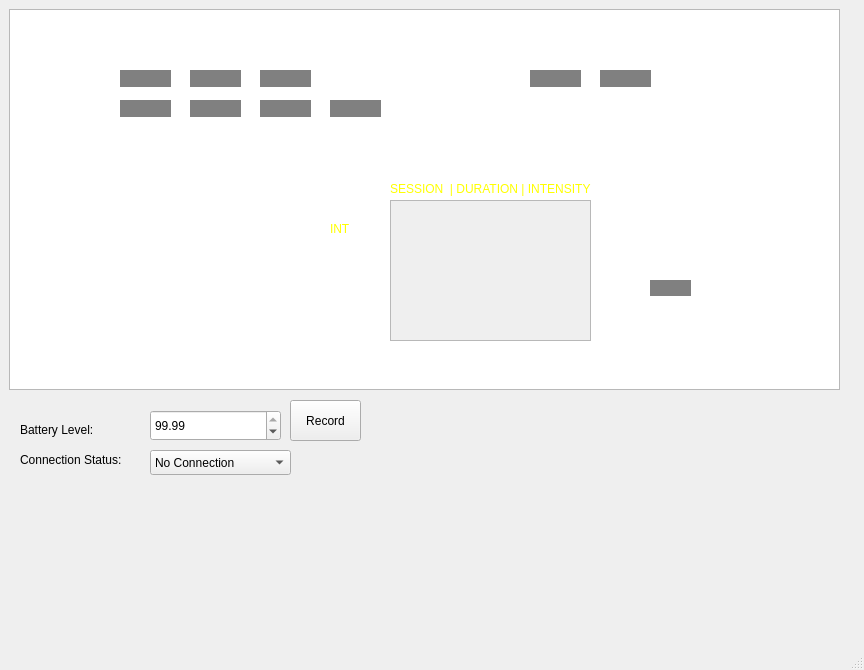
<?xml version="1.0" encoding="UTF-8"?>
<ui version="4.0">
 <class>MainWindow</class>
 <widget class="QMainWindow" name="MainWindow">
  <property name="enabled">
   <bool>true</bool>
  </property>
  <property name="geometry">
   <rect>
    <x>0</x>
    <y>0</y>
    <width>864</width>
    <height>670</height>
   </rect>
  </property>
  <property name="windowTitle">
   <string>MainWindow</string>
  </property>
  <widget class="QWidget" name="centralwidget">
   <widget class="QGraphicsView" name="graphicsView">
    <property name="geometry">
     <rect>
      <x>9</x>
      <y>9</y>
      <width>831</width>
      <height>381</height>
     </rect>
    </property>
    <property name="styleSheet">
     <string notr="true">border-image: url(:/res/scaffold.png);</string>
    </property>
   </widget>
   <widget class="QPushButton" name="selectButton">
    <property name="geometry">
     <rect>
      <x>120</x>
      <y>300</y>
      <width>81</width>
      <height>41</height>
     </rect>
    </property>
    <property name="cursor">
     <cursorShape>PointingHandCursor</cursorShape>
    </property>
    <property name="styleSheet">
     <string notr="true">QPushButton{
image: url(:/res/select-mod2.png);
border-radius: 20px;
}
QPushButton:pressed{
image: url(:/res/select-mod2-s.png);
}</string>
    </property>
    <property name="text">
     <string/>
    </property>
   </widget>
   <widget class="QLabel" name="INT">
    <property name="geometry">
     <rect>
      <x>330</x>
      <y>220</y>
      <width>31</width>
      <height>17</height>
     </rect>
    </property>
    <property name="styleSheet">
     <string notr="true">QLabel {
color : yellow;
}</string>
    </property>
    <property name="text">
     <string>INT</string>
    </property>
   </widget>
   <widget class="QPushButton" name="upButton">
    <property name="geometry">
     <rect>
      <x>300</x>
      <y>250</y>
      <width>81</width>
      <height>41</height>
     </rect>
    </property>
    <property name="cursor">
     <cursorShape>PointingHandCursor</cursorShape>
    </property>
    <property name="styleSheet">
     <string notr="true">QPushButton{
image: url(:/res/up.png);
border-radius: 20px;
}
QPushButton:pressed{
image: url(:/res/up-s.png);
}</string>
    </property>
    <property name="text">
     <string/>
    </property>
   </widget>
   <widget class="QPushButton" name="downButton">
    <property name="geometry">
     <rect>
      <x>300</x>
      <y>300</y>
      <width>81</width>
      <height>41</height>
     </rect>
    </property>
    <property name="cursor">
     <cursorShape>PointingHandCursor</cursorShape>
    </property>
    <property name="styleSheet">
     <string notr="true">QPushButton{
image: url(:/res/down.png);
border-radius: 20px;
}
QPushButton:pressed{
image: url(:/res/down-s.png);
}</string>
    </property>
    <property name="text">
     <string/>
    </property>
   </widget>
   <widget class="QPushButton" name="powerButton">
    <property name="geometry">
     <rect>
      <x>630</x>
      <y>300</y>
      <width>81</width>
      <height>41</height>
     </rect>
    </property>
    <property name="cursor">
     <cursorShape>PointingHandCursor</cursorShape>
    </property>
    <property name="styleSheet">
     <string notr="true">QPushButton{
image: url(:/res/power.png);
border-radius: 20px;
}
QPushButton:pressed{
image: url(:/res/power-s.png);
}</string>
    </property>
    <property name="text">
     <string/>
    </property>
   </widget>
   <widget class="QLabel" name="LED">
    <property name="geometry">
     <rect>
      <x>650</x>
      <y>280</y>
      <width>41</width>
      <height>16</height>
     </rect>
    </property>
    <property name="styleSheet">
     <string notr="true">QLabel {
background-color : grey;
}</string>
    </property>
    <property name="text">
     <string/>
    </property>
   </widget>
   <widget class="QLabel" name="G1">
    <property name="geometry">
     <rect>
      <x>120</x>
      <y>70</y>
      <width>51</width>
      <height>17</height>
     </rect>
    </property>
    <property name="styleSheet">
     <string notr="true">QLabel {
image: url(:/res/thirty.png);
background-color : grey;
}</string>
    </property>
    <property name="text">
     <string/>
    </property>
   </widget>
   <widget class="QLabel" name="G2">
    <property name="geometry">
     <rect>
      <x>190</x>
      <y>70</y>
      <width>51</width>
      <height>17</height>
     </rect>
    </property>
    <property name="styleSheet">
     <string notr="true">QLabel {
image: url(:/res/fortyfive.png);
background-color : grey;
}</string>
    </property>
    <property name="text">
     <string/>
    </property>
   </widget>
   <widget class="QLabel" name="G3">
    <property name="geometry">
     <rect>
      <x>260</x>
      <y>70</y>
      <width>51</width>
      <height>17</height>
     </rect>
    </property>
    <property name="styleSheet">
     <string notr="true">QLabel {
image: url(:/res/userdef.png);
background-color : grey;
}</string>
    </property>
    <property name="text">
     <string/>
    </property>
   </widget>
   <widget class="QLabel" name="S1">
    <property name="geometry">
     <rect>
      <x>120</x>
      <y>100</y>
      <width>51</width>
      <height>17</height>
     </rect>
    </property>
    <property name="styleSheet">
     <string notr="true">QLabel {
image: url(:/res/alpha.png);
background-color : grey;
}</string>
    </property>
    <property name="text">
     <string/>
    </property>
   </widget>
   <widget class="QLabel" name="S2">
    <property name="geometry">
     <rect>
      <x>190</x>
      <y>100</y>
      <width>51</width>
      <height>17</height>
     </rect>
    </property>
    <property name="styleSheet">
     <string notr="true">QLabel {
image: url(:/res/delta.png);
background-color : grey;
}</string>
    </property>
    <property name="text">
     <string/>
    </property>
   </widget>
   <widget class="QLabel" name="S3">
    <property name="geometry">
     <rect>
      <x>260</x>
      <y>100</y>
      <width>51</width>
      <height>17</height>
     </rect>
    </property>
    <property name="styleSheet">
     <string notr="true">QLabel {
image: url(:/res/theta.png);
background-color : grey;
}</string>
    </property>
    <property name="text">
     <string/>
    </property>
   </widget>
   <widget class="QLabel" name="S4">
    <property name="geometry">
     <rect>
      <x>330</x>
      <y>100</y>
      <width>51</width>
      <height>17</height>
     </rect>
    </property>
    <property name="styleSheet">
     <string notr="true">QLabel {
image: url(:/res/met.png);
background-color : grey;
}</string>
    </property>
    <property name="text">
     <string/>
    </property>
   </widget>
   <widget class="QLabel" name="IL1">
    <property name="geometry">
     <rect>
      <x>220</x>
      <y>320</y>
      <width>51</width>
      <height>17</height>
     </rect>
    </property>
    <property name="styleSheet">
     <string notr="true">QLabel {
image: url(:/res/one.png);
background-color : white;
}</string>
    </property>
    <property name="text">
     <string/>
    </property>
   </widget>
   <widget class="QLabel" name="IL2">
    <property name="geometry">
     <rect>
      <x>220</x>
      <y>300</y>
      <width>51</width>
      <height>17</height>
     </rect>
    </property>
    <property name="styleSheet">
     <string notr="true">QLabel {
image: url(:/res/two.png);
background-color : white;
}</string>
    </property>
    <property name="text">
     <string/>
    </property>
   </widget>
   <widget class="QLabel" name="IL4">
    <property name="geometry">
     <rect>
      <x>220</x>
      <y>260</y>
      <width>51</width>
      <height>17</height>
     </rect>
    </property>
    <property name="styleSheet">
     <string notr="true">QLabel {
image: url(:/res/four.png);
background-color : white;
}</string>
    </property>
    <property name="text">
     <string/>
    </property>
   </widget>
   <widget class="QLabel" name="IL3">
    <property name="geometry">
     <rect>
      <x>220</x>
      <y>280</y>
      <width>51</width>
      <height>17</height>
     </rect>
    </property>
    <property name="styleSheet">
     <string notr="true">QLabel {
image: url(:/res/three.png);
background-color : white;
}</string>
    </property>
    <property name="text">
     <string/>
    </property>
   </widget>
   <widget class="QLabel" name="IL6">
    <property name="geometry">
     <rect>
      <x>220</x>
      <y>220</y>
      <width>51</width>
      <height>17</height>
     </rect>
    </property>
    <property name="styleSheet">
     <string notr="true">QLabel {
image: url(:/res/six.png);
background-color : white;
}</string>
    </property>
    <property name="text">
     <string/>
    </property>
   </widget>
   <widget class="QLabel" name="IL8">
    <property name="geometry">
     <rect>
      <x>220</x>
      <y>180</y>
      <width>51</width>
      <height>17</height>
     </rect>
    </property>
    <property name="styleSheet">
     <string notr="true">QLabel {
image: url(:/res/eight.png);
background-color : white;
}</string>
    </property>
    <property name="text">
     <string/>
    </property>
   </widget>
   <widget class="QLabel" name="IL5">
    <property name="geometry">
     <rect>
      <x>220</x>
      <y>240</y>
      <width>51</width>
      <height>17</height>
     </rect>
    </property>
    <property name="styleSheet">
     <string notr="true">QLabel {
image: url(:/res/five.png);
background-color : white;
}</string>
    </property>
    <property name="text">
     <string/>
    </property>
   </widget>
   <widget class="QLabel" name="IL7">
    <property name="geometry">
     <rect>
      <x>220</x>
      <y>200</y>
      <width>51</width>
      <height>17</height>
     </rect>
    </property>
    <property name="styleSheet">
     <string notr="true">QLabel {
image: url(:/res/seven.png);
background-color : white;
}</string>
    </property>
    <property name="text">
     <string/>
    </property>
   </widget>
   <widget class="QLabel" name="MESL">
    <property name="geometry">
     <rect>
      <x>530</x>
      <y>70</y>
      <width>51</width>
      <height>17</height>
     </rect>
    </property>
    <property name="styleSheet">
     <string notr="true">QLabel {
image: url(:/res/MES-L.png);
background-color : grey;
}</string>
    </property>
    <property name="text">
     <string/>
    </property>
   </widget>
   <widget class="QLabel" name="MESR">
    <property name="geometry">
     <rect>
      <x>600</x>
      <y>70</y>
      <width>51</width>
      <height>17</height>
     </rect>
    </property>
    <property name="styleSheet">
     <string notr="true">QLabel {
image: url(:/res/MES-R.png);
background-color : grey;
}</string>
    </property>
    <property name="text">
     <string/>
    </property>
   </widget>
   <widget class="QLabel" name="Right">
    <property name="geometry">
     <rect>
      <x>620</x>
      <y>90</y>
      <width>31</width>
      <height>21</height>
     </rect>
    </property>
    <property name="styleSheet">
     <string notr="true">QLabel {
color : white;
}</string>
    </property>
    <property name="text">
     <string>R</string>
    </property>
   </widget>
   <widget class="QLabel" name="Left">
    <property name="geometry">
     <rect>
      <x>550</x>
      <y>90</y>
      <width>31</width>
      <height>21</height>
     </rect>
    </property>
    <property name="styleSheet">
     <string notr="true">QLabel {
color : white;
}</string>
    </property>
    <property name="text">
     <string>L</string>
    </property>
   </widget>
   <widget class="QPushButton" name="changeGroupButton">
    <property name="geometry">
     <rect>
      <x>120</x>
      <y>250</y>
      <width>81</width>
      <height>41</height>
     </rect>
    </property>
    <property name="cursor">
     <cursorShape>PointingHandCursor</cursorShape>
    </property>
    <property name="styleSheet">
     <string notr="true">QPushButton{
image: url(:/res/group.png);
border-radius: 20px;
}
QPushButton:pressed{
image: url(:/res/group-s.png);
}</string>
    </property>
    <property name="text">
     <string/>
    </property>
   </widget>
   <widget class="QDoubleSpinBox" name="batdoubleSpinBox">
    <property name="geometry">
     <rect>
      <x>150</x>
      <y>410</y>
      <width>131</width>
      <height>31</height>
     </rect>
    </property>
    <property name="value">
     <double>99.989999999999995</double>
    </property>
   </widget>
   <widget class="QLabel" name="Batlabel">
    <property name="geometry">
     <rect>
      <x>20</x>
      <y>420</y>
      <width>91</width>
      <height>20</height>
     </rect>
    </property>
    <property name="text">
     <string>Battery Level:</string>
    </property>
   </widget>
   <widget class="QLabel" name="Conlabel">
    <property name="geometry">
     <rect>
      <x>20</x>
      <y>450</y>
      <width>111</width>
      <height>20</height>
     </rect>
    </property>
    <property name="text">
     <string>Connection Status:</string>
    </property>
   </widget>
   <widget class="QComboBox" name="concomboBox">
    <property name="geometry">
     <rect>
      <x>150</x>
      <y>450</y>
      <width>141</width>
      <height>25</height>
     </rect>
    </property>
    <item>
     <property name="text">
      <string>No Connection</string>
     </property>
    </item>
    <item>
     <property name="text">
      <string>Okay Connection</string>
     </property>
    </item>
    <item>
     <property name="text">
      <string>Excellent Connection</string>
     </property>
    </item>
   </widget>
   <widget class="QPushButton" name="recordButton">
    <property name="enabled">
     <bool>true</bool>
    </property>
    <property name="geometry">
     <rect>
      <x>290</x>
      <y>400</y>
      <width>71</width>
      <height>41</height>
     </rect>
    </property>
    <property name="styleSheet">
     <string notr="true"/>
    </property>
    <property name="text">
     <string>Record</string>
    </property>
    <property name="iconSize">
     <size>
      <width>26</width>
      <height>39</height>
     </size>
    </property>
    <property name="flat">
     <bool>false</bool>
    </property>
   </widget>
   <widget class="QListWidget" name="historyList">
    <property name="enabled">
     <bool>false</bool>
    </property>
    <property name="geometry">
     <rect>
      <x>390</x>
      <y>200</y>
      <width>201</width>
      <height>141</height>
     </rect>
    </property>
   </widget>
   <widget class="QLabel" name="titleLabel">
    <property name="geometry">
     <rect>
      <x>390</x>
      <y>180</y>
      <width>201</width>
      <height>17</height>
     </rect>
    </property>
    <property name="styleSheet">
     <string notr="true">QLabel {
color : yellow;
}</string>
    </property>
    <property name="text">
     <string>SESSION  | DURATION | INTENSITY</string>
    </property>
   </widget>
   <widget class="QLabel" name="recordingLabel">
    <property name="enabled">
     <bool>false</bool>
    </property>
    <property name="geometry">
     <rect>
      <x>600</x>
      <y>200</y>
      <width>21</width>
      <height>21</height>
     </rect>
    </property>
    <property name="text">
     <string/>
    </property>
    <property name="pixmap">
     <pixmap resource="resource.qrc">:/res/rec.png</pixmap>
    </property>
    <property name="scaledContents">
     <bool>true</bool>
    </property>
   </widget>
   <widget class="QLabel" name="sessionOnLebel">
    <property name="geometry">
     <rect>
      <x>130</x>
      <y>210</y>
      <width>71</width>
      <height>21</height>
     </rect>
    </property>
    <property name="styleSheet">
     <string notr="true">QLabel {
color : white;
}</string>
    </property>
    <property name="text">
     <string>Session ON</string>
    </property>
   </widget>
  </widget>
  <widget class="QMenuBar" name="menubar">
   <property name="geometry">
    <rect>
     <x>0</x>
     <y>0</y>
     <width>864</width>
     <height>22</height>
    </rect>
   </property>
  </widget>
  <widget class="QStatusBar" name="statusbar"/>
 </widget>
 <resources>
  <include location="resource.qrc"/>
 </resources>
 <connections/>
</ui>
